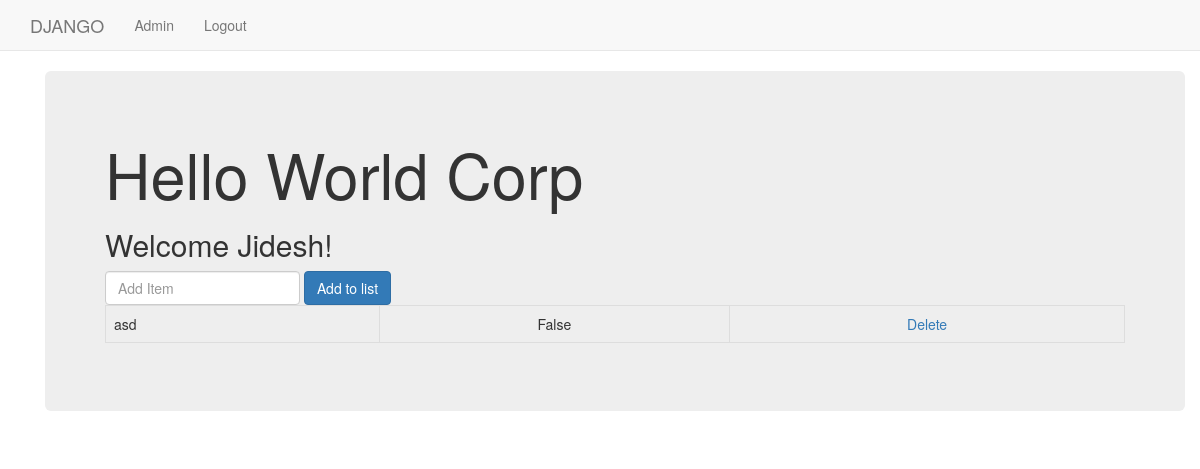
Page /home/ (signed in) on the earlier database version.
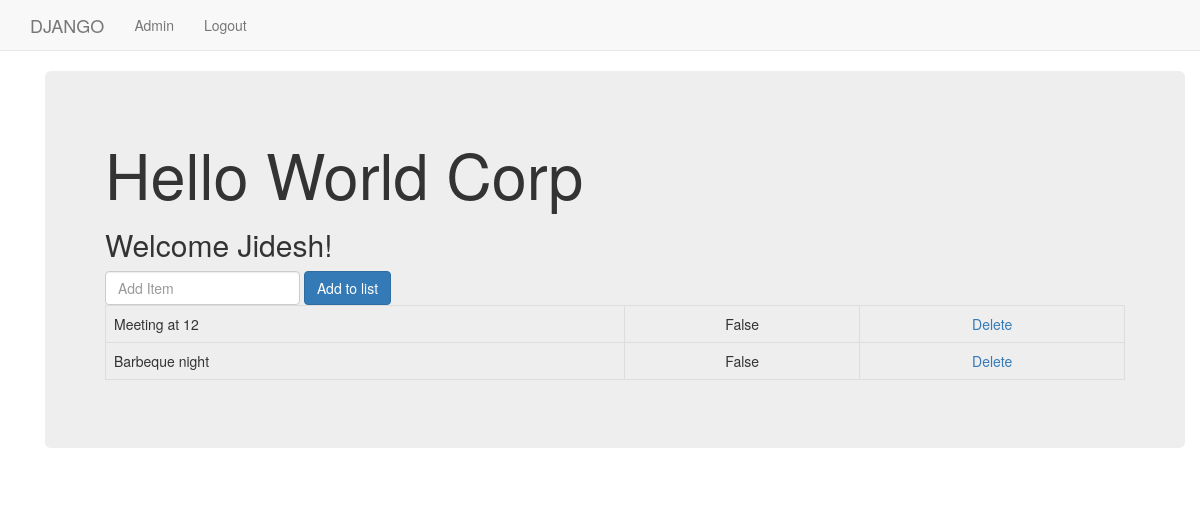
Same page on the later database version.
### login/models.py (models this page shows, shortened)
class List(models.Model):
    item = models.CharField(max_length=200)
    completed = models.BooleanField(default=False)

### login/views.py (the view)
# urls.py: 2. Add a URL to urlpatterns:  path('', views.home, name='home')
def home(request):
    if request.method == 'POST':
        form = ListForm(request.POST or None)
        if form.is_valid():
            form.save()
            all_items = List.objects.all()
            messages.success(request, 'Item has been added')
            return render(request, 'templates/home.html', {'all_items': all_items})
    else:
        all_items = List.objects.all()
        return render(request, 'templates/home.html', {'all_items': all_items})

### templates/home.html (shortened to what this page needs)
{% extends 'templates/base.html' %}
{% block body_block %}
<div class="container">
    <div class="jumbotron">
        <h1>Hello World Corp</h1>
        {% if user.is_authenticated %}
        <h2>Welcome {{ user.username }}!</h2>
        <form class="form-inline my-2 my-lg-0" method="POST">
            <input class="form-control mr-sm-2" type="search" placeholder="Add Item" aria-label="Search" name="item">
            <button class="btn btn-primary" type="submit">Add to list</button>
        </form>
        {% if all_items %}
        <table class="table table-bordered">
            {% for things in all_items %}
        <tr>
            <td>{{ things.item}}</td>
            <td><center>{{things.completed }}</center></td>
            <td><center><a href="{% url 'login:delete' things.id %}">Delete</a> </center></td>
    </tr>
        {% endfor %}
    </table>
        {% endif %}
{% endif %}
</div>
</div>
{% endblock %}

### templates/base.html (shortened to what this page needs)
{% load static %}
<!DOCTYPE html>
<html>
  <head>
    <link rel="stylesheet" href="https://maxcdn.bootstrapcdn.com/bootstrap/3.3.7/css/bootstrap.min.css">
  </head>
  <body>
    <nav class="navbar navbar-default navbar-static-top">
      <div class="container">
        <ul class="nav navbar-nav">
          <li><a class="navbar-brand" href="{% url 'index' %}">DJANGO</a></li>
          <li><a class="navbar-link" href="{% url 'admin:index' %}">Admin</a></li>
          {% if user.is_authenticated %}
           <li><a href="{% url 'logout' %}">Logout</a></li>
          {% else %}
           <li><a class="navbar-link" href="{% url 'login:user_login' %}">Login</a></li>
          {% endif %}
        </ul>
      </div>
    </nav>
    <div class="container">
    {% block body_block %}
    {% endblock %}
    </div>
  </body>
</html>

Differences in the rows shown:
removed List: item "asd", completed "False"
added List: item "Meeting at 12", completed "False"
added List: item "Barbeque night", completed "False"
